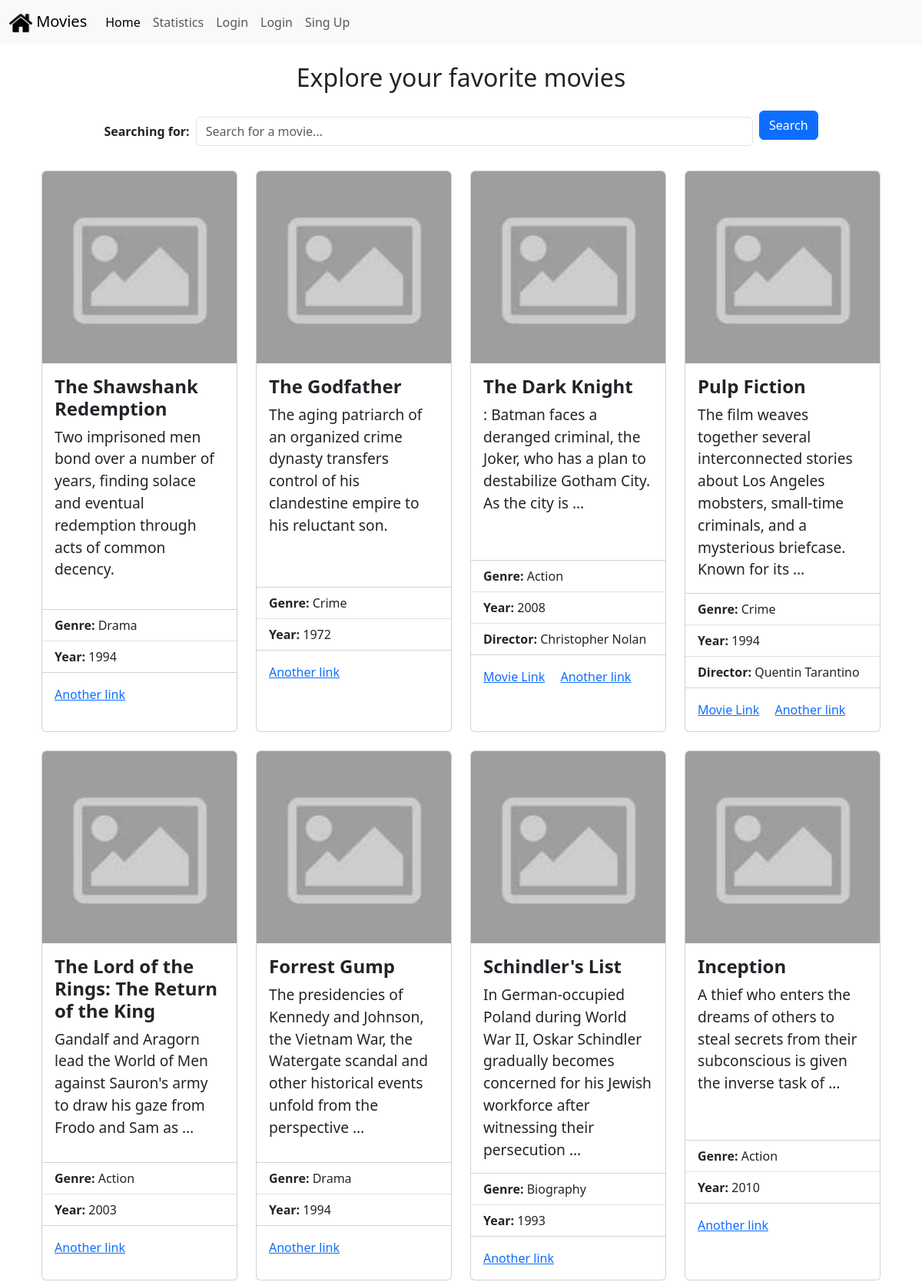
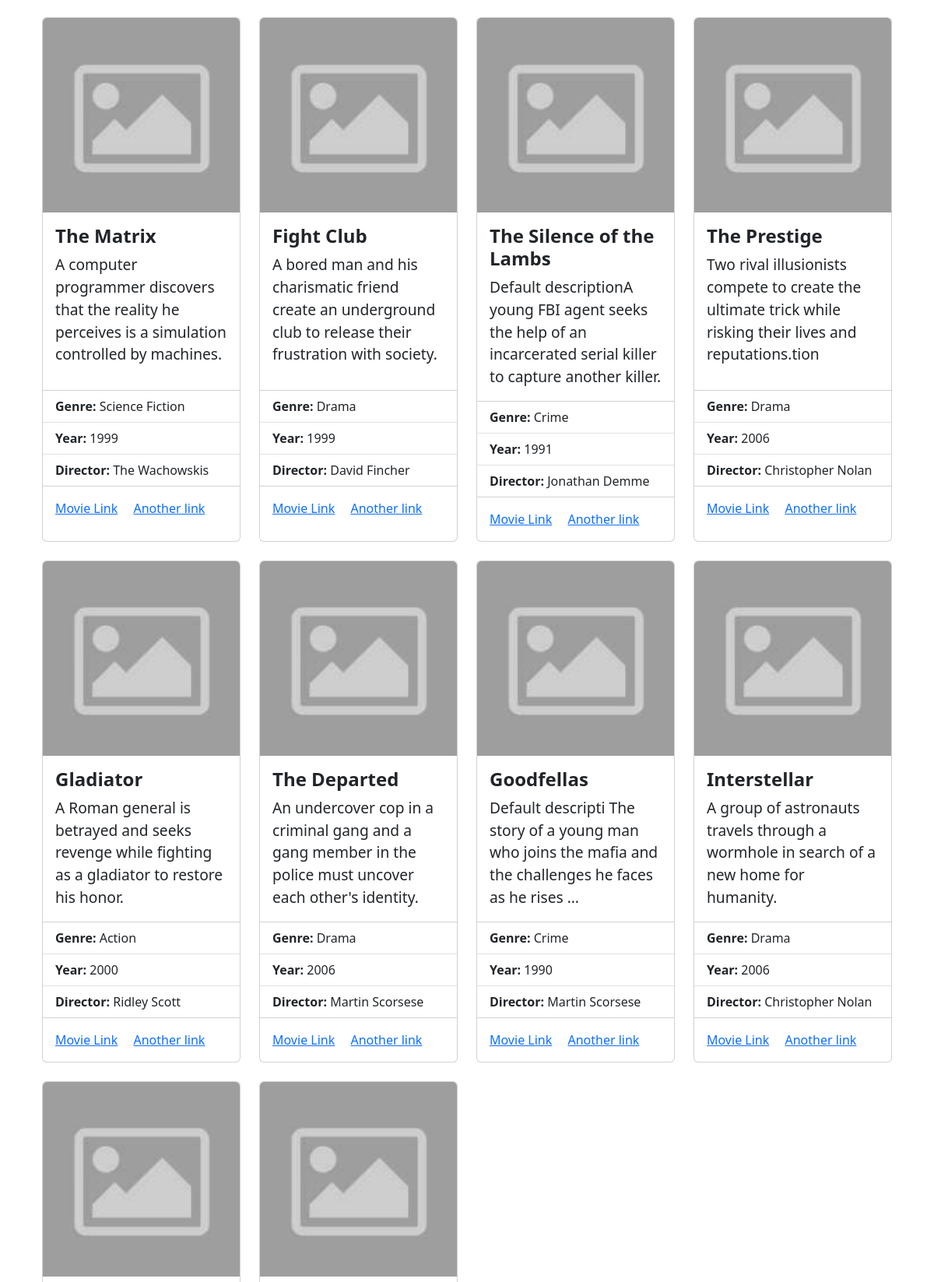
The page / (upper part) on the database its author committed (2 pictures, top to bottom).
### movie/models.py (models this page shows, shortened)
class Movie(models.Model):
    title = models.CharField(max_length=200)
    genre = models.CharField(max_length=100)
    year = models.IntegerField(default=2021)
    director = models.CharField(max_length=100, null=True, blank=True)
    short_description = models.TextField(default='Default description')  # Add default here
    image = models.ImageField(upload_to='movie/images/', default='movie/images/default.jpg')
    url = models.URLField()

### movie/views.py (the view)
# urls.py: path('', movieViews.home, name='home'),  # Página de inicio desde movie
def home(request):
    name = "Sofia Zapata"  # Definimos la variable antes
    searchTerm = request.GET.get('searchMovie')
    if searchTerm:
        movies = Movie.objects.filter(title__icontains=searchTerm)
    else:
        movies = Movie.objects.all()
    return render(request, 'home.html', {
        'name': name,
        'searchTerm': searchTerm,
        'movies': movies
    })

### movie/templates/home.html (shortened to what this page needs)
<head>
    <link href="https://cdn.jsdelivr.net/npm/bootstrap@5.3.3/dist/css/bootstrap.min.css" rel="stylesheet">
</head>
{% extends "base.html" %}
{% block content %}
<body>
    <div class="container mt-4">
        <h2 class="text-center mb-4">Explore your favorite movies</h2>
        <form action="" class="my-4">
            <div class="row g-2 align-items-center justify-content-center">
                <div class="col-auto">
                    <label class="fw-bold" for="searchMovie">Searching for:</label>
                </div>
                <div class="col-8">
                    <input type="text" id="searchMovie" class="form-control" name="searchMovie" placeholder="Search for a movie...">
                </div>
                <div class="col-auto">
                    <button type="submit" class="btn btn-primary mb-3">Search</button>
                </div>
            </div>
        </form>
        <div class="row row-cols-1 row-cols-sm-2 row-cols-md-3 row-cols-lg-4 g-4">
            {% for movie in movies %}
            <div class="col">
                <div class="card h-100">
                    {% if movie.image %}
                    <img src="{{ movie.image.url }}" class="card-img-top" alt="{{ movie.title }}">
                    {% else %}
                    <img src="..." class="card-img-top" alt="No Image Available">
                    {% endif %}
                    <div class="card-body">
                        <h5 class="card-title">{{ movie.title }}</h5>
                        {% if movie.short_description %}
                        <p class="card-text">{{ movie.short_description|truncatewords:20 }}</p>
                        {% endif %}
                    </div>
                    <ul class="list-group list-group-flush">
                        {% if movie.genre %}
                        <li class="list-group-item"><strong>Genre:</strong> {{ movie.genre }}</li>
                        {% endif %}
                        {% if movie.year %}
                        <li class="list-group-item"><strong>Year:</strong> {{ movie.year }}</li>
                        {% endif %}
                        {% if movie.director %}
                        <li class="list-group-item"><strong>Director:</strong> {{ movie.director }}</li>
                        {% endif %}
                    </ul>
                    <div class="card-body">
                        {% if movie.url %}
                        <a href="{{ movie.url }}" class="card-link">Movie Link</a>
                        {% endif %}
                        <a href="#" class="card-link">Another link</a>
                    </div>
                </div>
            </div>
            {% endfor %}
        </div>
        <br />
    </div>
</body>
{% endblock %}

### movie/templates/home.html (style rules this page uses)
.card { border-radius: 10px; overflow: hidden; border: 1px solid #ddd; transition: transform 0.3s ease; }
.card-img-top { height: 250px; object-fit: cover; }
.card-title { font-size: 1.5rem; font-weight: bold; }
.card-text { font-size: 1.2rem; }
.btn-primary { background-color: #727272; border: none; }

### rows shown on the page
Movie: image (placeholder picture), title "The Shawshank Redemption", short_description "Two imprisoned men bond over a number of years, finding solace and eventual redemption through acts of common decency.", genre "Drama", year "1994"
Movie: image (placeholder picture), title "The Godfather", short_description "The aging patriarch of an organized crime dynasty transfers control of his clandestine empire to his reluctant son.", genre "Crime", year "1972"
Movie: image (placeholder picture), title "The Dark Knight", short_description ": Batman faces a deranged criminal, the Joker, who has a plan to destabilize Gotham City. As the city is …", genre "Action", year "2008", director "Christopher Nolan"
Movie: image (placeholder picture), title "Pulp Fiction", short_description "The film weaves together several interconnected stories about Los Angeles mobsters, small-time criminals, and a mysterious briefcase. Known for its …", genre "Crime", year "1994", director "Quentin Tarantino"
Movie: image (placeholder picture), title "The Lord of the Rings: The Return of the King", short_description "Gandalf and Aragorn lead the World of Men against Sauron's army to draw his gaze from Frodo and Sam as …", genre "Action", year "2003"
Movie: image (placeholder picture), title "Forrest Gump", short_description "The presidencies of Kennedy and Johnson, the Vietnam War, the Watergate scandal and other historical events unfold from the perspective …", genre "Drama", year "1994"
Movie: image (placeholder picture), title "Schindler's List", short_description "In German-occupied Poland during World War II, Oskar Schindler gradually becomes concerned for his Jewish workforce after witnessing their persecution …", genre "Biography", year "1993"
Movie: image (placeholder picture), title "Inception", short_description "A thief who enters the dreams of others to steal secrets from their subconscious is given the inverse task of …", genre "Action", year "2010"
Movie: image (placeholder picture), title "The Matrix", short_description "A computer programmer discovers that the reality he perceives is a simulation controlled by machines.", genre "Science Fiction", year "1999", director "The Wachowskis"
Movie: image (placeholder picture), title "Fight Club", short_description "A bored man and his charismatic friend create an underground club to release their frustration with society.", genre "Drama", year "1999", director "David Fincher"
Movie: image (placeholder picture), title "The Silence of the Lambs", short_description "Default descriptionA young FBI agent seeks the help of an incarcerated serial killer to capture another killer.", genre "Crime", year "1991", director "Jonathan Demme"
Movie: image (placeholder picture), title "The Prestige", short_description "Two rival illusionists compete to create the ultimate trick while risking their lives and reputations.tion", genre "Drama", year "2006", director "Christopher Nolan"
Movie: image (placeholder picture), title "Gladiator", short_description "A Roman general is betrayed and seeks revenge while fighting as a gladiator to restore his honor.", genre "Action", year "2000", director "Ridley Scott"
Movie: image (placeholder picture), title "The Departed", short_description "An undercover cop in a criminal gang and a gang member in the police must uncover each other's identity.", genre "Drama", year "2006", director "Martin Scorsese"
Movie: image (placeholder picture), title "Goodfellas", short_description "Default descripti The story of a young man who joins the mafia and the challenges he faces as he rises …", genre "Crime", year "1990", director "Martin Scorsese"
Movie: image (placeholder picture), title "Interstellar", short_description "A group of astronauts travels through a wormhole in search of a new home for humanity.", genre "Drama", year "2006", director "Christopher Nolan"
Movie: image (placeholder picture)
Movie: image (placeholder picture)
